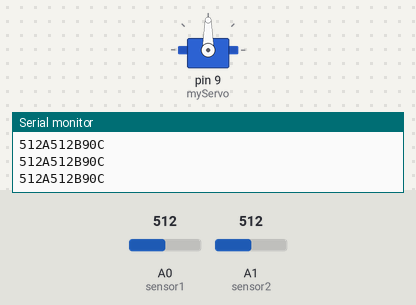
Recording of a sketch running on a simulated Arduino Uno, built with avr-gcc and run on an emulated ATmega328P. Parts: servo, the last lines printed to the serial monitor. The inputs (shaded band) are chosen by the test bench; at power-on: A0 (sensor1) = 512, A1 (sensor2) = 512.

Above: at 1.2 s.
1.3 s: A0 (sensor1) set to 716
At 2.7 s:
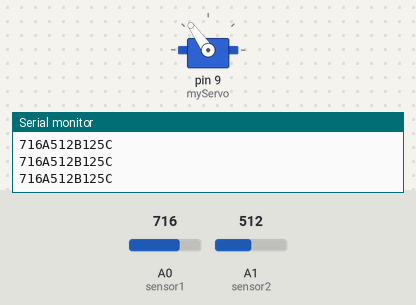
3.0 s: A1 (sensor2) set to 306
At 4.1 s:
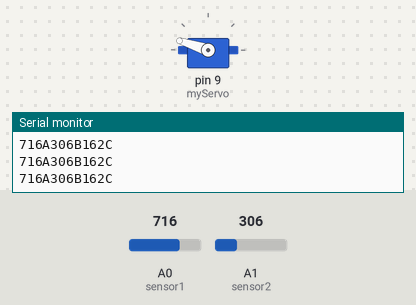
4.5 s: A0 (sensor1) set to 900
At 5.4 s:
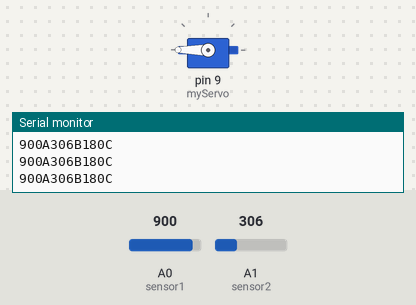
6.0 s: A1 (sensor2) set to 511
At 6.7 s:
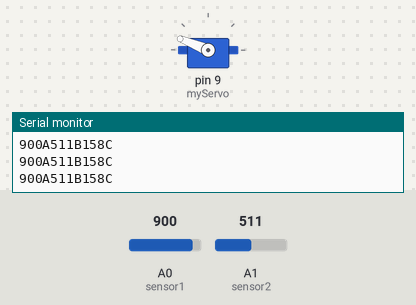
7.5 s: A1 (sensor2) set to 1023
At 8.0 s:
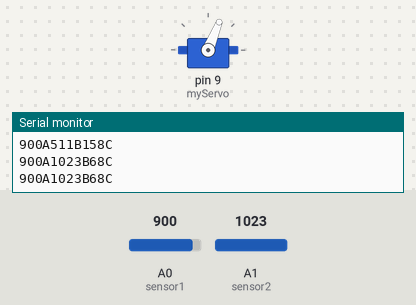
9.0 s: A0 (sensor1) set to 511
At 10.4 s:
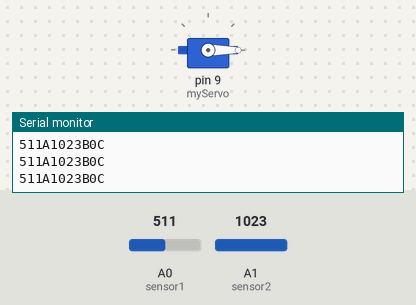
Timing chart, 0 to 11.5 s (numbered marks = the images above; inputs shaded):
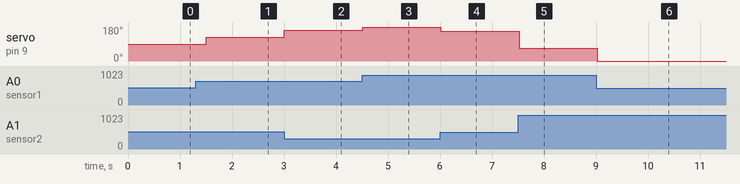

Measured:
- after the input at 1.3 s, servo on pin 9 (myServo): 90° → 125° after 0.20 s
- after the input at 3.0 s, servo on pin 9 (myServo): 125° → 162° at once
- after the input at 4.5 s, servo on pin 9 (myServo): 162° → 180° at once
- after the input at 6.0 s, servo on pin 9 (myServo): 180° → 158° at once
- after the input at 7.5 s, servo on pin 9 (myServo): 158° → 68° at once
- after the input at 9.0 s, servo on pin 9 (myServo): 68° → 0° at once

The sketch:

cal_lab3_new_.ino
```cpp
#include <Servo.h>
uint16_t lightValue1, lightValue2, servoAngle;

Servo myServo; // Create a servo object

int sensor1 = A0;
int sensor2 = A1;

void setup() {
  myServo.attach(9);
  Serial.begin(9600);


}

void loop() {
  // Read sensor values
  int lightValue1 = analogRead(sensor1);
  int lightValue2 = analogRead(sensor2);

  // Calculate the servo angle based on the difference in sensor values
  int servoAngle = map(lightValue1 - lightValue2, -512, 512, 0, 180);
  servoAngle = constrain(servoAngle, 0, 180);

  // Move the servo motor to the calculated angle
  myServo.write(servoAngle);

  // Send sensor values to the serial port for communication with the C# application
  Serial.print((String)lightValue1 + "A" + lightValue2 + "B" + servoAngle + "C" + "\n");


  delay(300);


}
```
